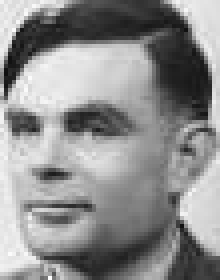
#> input picture turing.jpeg, 55 x 70 px (shown 4 times larger)
$ python generator.py
#> lines starting #> are read from the running program, lines starting #| are printed output that depends on the picture
#> further down, im is the input picture: PIL image 55x70 L; min 16, max 254, mean 141.6
from enum import Enum
from typing import Dict, List

import collections
from PIL import Image

NONOGRAM_WIDTH = 25
NONOGRAM_HEIGHT = 25

class CellValue(Enum):
    WHITE = 0
    BLACK = 1

class NonogramGenerator:
    def __init__(self, pixel_data: Dict[int, List[CellValue]]) -> None:
        self._clues = []

        # TODO: I don't want this class to be connected to pillow at all.
        #   I want it to accept just a 2D list of {0, 255} values.
        #   Something like:
        #      [
        #        [0,   0,   0]
        #        [255, 255, 0]
        #      ]
        #   This would allow me to easily test this class and to replace pillow
        #   if I ever wanted to
        # I did this, but capture it in a comment
        self._pixel_data = pixel_data

    def _generate_hints(self, row: List[CellValue]):
        print(f"generating hints for {row}")
        clues = []

        next_idx = 0
        while next_idx < len(row):
            try:
                next_black_index = row[next_idx:].index(CellValue.BLACK) + next_idx
                print(f"next black index: {next_black_index}")
                try:
                    next_white_index = row[next_black_index:].index(CellValue.WHITE)
                    print(f"next white index: {next_white_index}")
                    clues.append(next_white_index)
                    next_idx = next_black_index + next_white_index
                    print(f"next index: {next_idx}")
                except ValueError:
                    remaining_length = len(row[next_black_index:])
                    clues.append(remaining_length)
                    next_idx = remaining_length
            except ValueError:
                next_idx = len(row)

        print(f"generated clues: {clues}")

    def generate(self):
        cols = collections.defaultdict(list)
        for y in range(0, len(self._pixel_data)):
            for x in range(0, len(self._pixel_data[y])):
                cols[x].append(self._pixel_data[y][x])

        self._generate_hints([CellValue.WHITE,CellValue.WHITE,CellValue.BLACK,CellValue.WHITE])

def get_aspect_ratio(im: Image.Image) -> float:
    width, height = im.size
    return width / height

def resize_to_nonogram_size(im: Image.Image) -> Image.Image:
    width, height = im.size
#> width = 55; height = 70
    rescaled_nonogram_height = round((height / width) * NONOGRAM_HEIGHT)
#> rescaled_nonogram_height = 32
    return im.resize((NONOGRAM_WIDTH, rescaled_nonogram_height))
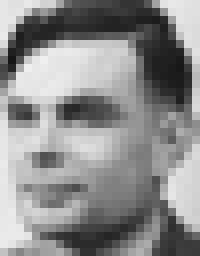
#> returned value: PIL image 25x32 L (shown 8 times larger); min 22, max 239, mean 141.5

with Image.open("turing.jpeg") as im:
    resized_im = resize_to_nonogram_size(im)
    black_white_im = resized_im.convert(mode='1')
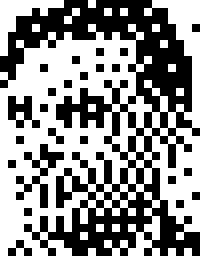
#> black_white_im: PIL image 25x32 1 (shown 8 times larger); 55.9% white; black in thin lines or dots
    black_white_im.show()
    width, height = black_white_im.size
#> width = 25; height = 32
    print(width, height)
#| 25 32
    pixel_data = black_white_im.load()

    rows = collections.defaultdict(list)

    for y in range(0, height - 1):
        for x in range(0 , width - 1):
            rows[y].append(CellValue.BLACK if pixel_data[x, y] == 0 else CellValue.WHITE) #type: ignore

    generator = NonogramGenerator(rows)
    generator.generate()
